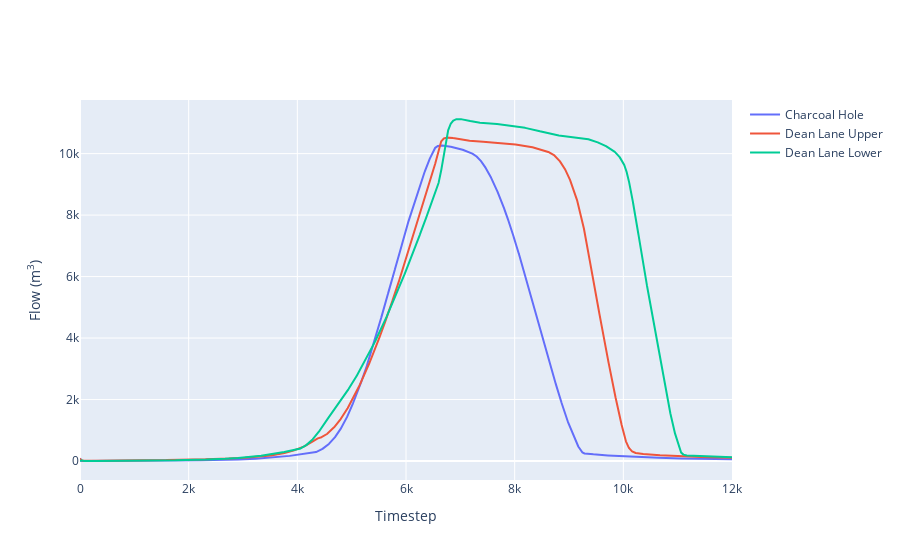

Write notebook code for a chart like this one.
### Code cell
fsa_volume_fig = go.Figure()
fsa_volume_fig.add_trace(go.Scatter(y=network.nodes["charcoal_hole"]["volume"], name="Charcoal Hole"))
fsa_volume_fig.add_trace(go.Scatter(y=network.nodes["dean_lane_upper"]["volume"], name="Dean Lane Upper"))
fsa_volume_fig.add_trace(go.Scatter(y=network.nodes["dean_lane_lower"]["volume"], name="Dean Lane Lower"))
fsa_volume_fig.update_xaxes(title="Timestep")
fsa_volume_fig.update_yaxes(title="Flow (m<sup>3</sup>)")

### Figure 1 — Plotly figure (JSON) as saved in the notebook; plotly's stock layout.template omitted (floating-point values rounded to 4 significant figures; data arrays with more than 128 entries replaced by an {"elided": "..."} marker saying what was removed)
{"data": [{"name": "Charcoal Hole", "type": "scatter", "y": {"elided": "12001 float values"}}, {"name": "Dean Lane Upper", "type": "scatter", "y": {"elided": "12001 float values"}}, {"name": "Dean Lane Lower", "type": "scatter", "y": {"elided": "12001 float values"}}], "layout": {"xaxis": {"title": {"text": "Timestep"}}, "yaxis": {"title": {"text": "Flow (m<sup>3</sup>)"}}}}
